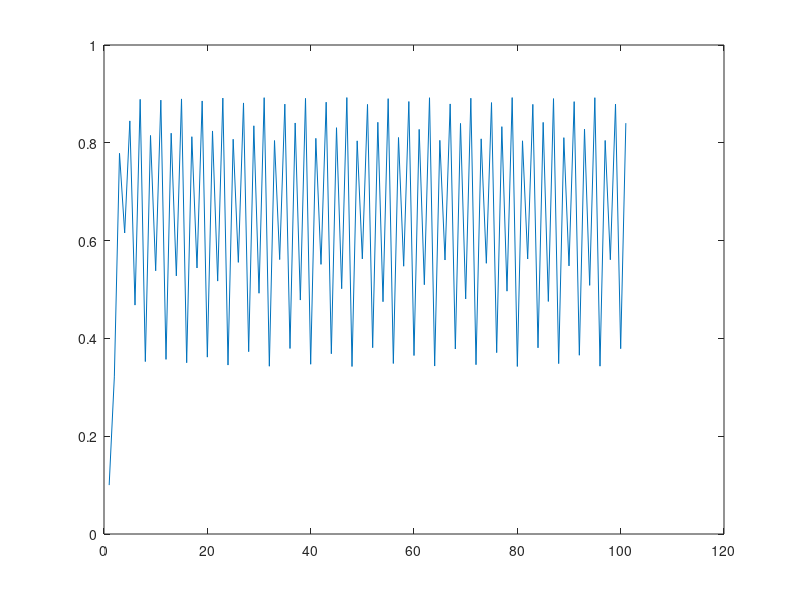

Source code (MATLAB):
clear all
y(1)=0.1;
k=3.57;
N=100;
for i=1:N
y(i+1)=k.*y(i).*(1-y(i))
end
plot(y)

%x(1) = r.*x(1).*(1 - (1/1000)*k*x(1))